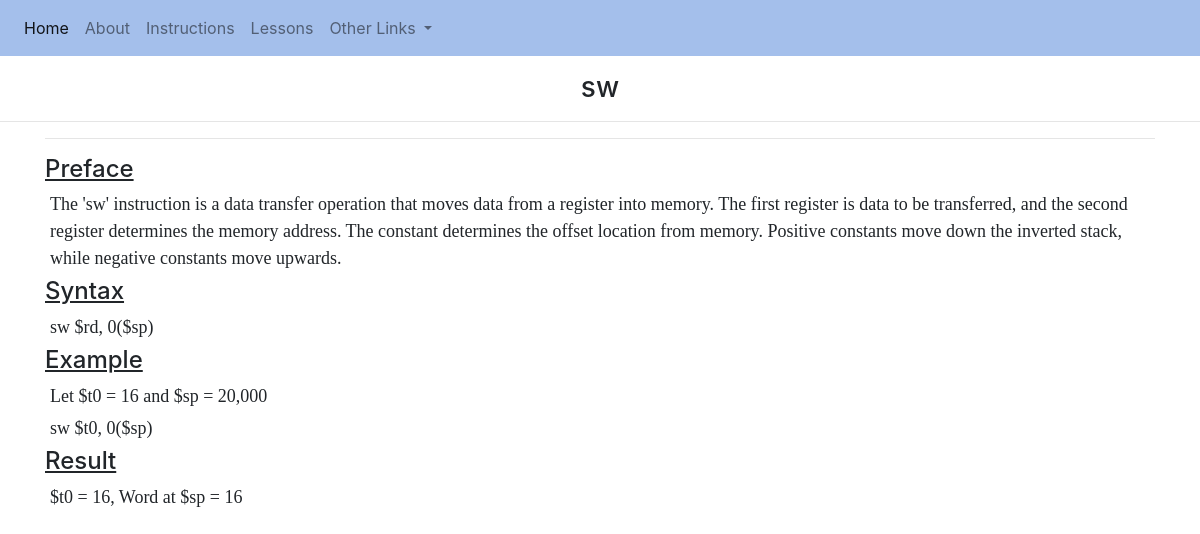
/instruction/sw, run on the app's committed database.
### mips/models.py (models this page shows)
class InstructionParagraph(models.Model):
	instruction = models.ForeignKey(Instruction, on_delete=models.CASCADE)
	paragraph = models.TextField()
	paragraph_types = [('Preface', 'Preface'), ('Syntax', 'Syntax'), ('Example', 'Example'), ('Result', 'Result')]
	paragraph_type = models.CharField(max_length =50, choices=paragraph_types, default='Preface')
	ordering = models.IntegerField(default=0)
	class Meta:
		verbose_name = "Instruction Paragraph"
		verbose_name_plural = "Instruction Paragraphs"

### mips/views.py (the view)
# urls.py: path('instruction/<str:instruction_name>', instruction, name="instruction"),
def instruction(request, instruction_name='slug_not_found'):
	paragraph_dict, image_dict, object_dict = grab_instruction_data(instruction_name)
	instruction_paragraphs = convert_ordered_dict_to_list(paragraph_dict)
	paragraph_objects = convert_ordered_dict_to_list(object_dict)
	context = {
	"instruction_name": instruction_name,
	'instruction_paragraphs': instruction_paragraphs,
	'image_dict': image_dict,
	'paragraph_objects': paragraph_objects
	}
	return render(request, "mips/instruction-general.html", context)

### mips/views.py (called while the page is built)
def grab_instruction_data(instruction_name):
	paragraph_dict = {}
	image_dict = {}
	object_dict = {}
	instruction_obj = get_object_or_404(Instruction, instruction_name=instruction_name)
	instruction_paragraph_query = InstructionParagraph.objects.filter(instruction=instruction_obj)
	instruction_image_query = InstructionImage.objects.filter(instruction=instruction_obj)
	for instruction_paragraph in instruction_paragraph_query:
		paragraph_dict[instruction_paragraph.ordering] = instruction_paragraph.paragraph
		object_dict[instruction_paragraph.ordering] = instruction_paragraph
	for instruction_image in instruction_image_query:
		image_dict[instruction_image.ordering] = instruction_image.filepath
	return paragraph_dict, image_dict, object_dict

def convert_ordered_dict_to_list(ordered_dict):
	resulting_list = []
	counter = 0
	while counter < len(ordered_dict.keys()):
		if counter not in ordered_dict.keys():
			break
		resulting_list.append(ordered_dict[counter])
		counter += 1
	return resulting_list

### mips/templates/mips/instruction-general.html (shortened to what this page needs)
{% load static %}
<html>
<head>
	<link rel="stylesheet" href="https://stackpath.bootstrapcdn.com/bootstrap/4.3.1/css/bootstrap.min.css">
	<link rel="stylesheet" href="{% static 'mips/css/css.css' %}">
</head>
<body>
	{% include 'mips/navigation.html' %}
	<h3 class="text-center offset-top">{{instruction_name}}</h3>
	<hr>
	<article>
	<div class="container">
	<hr>
	<div class="row">
		<div class="col-lg-12 col-md-12 col-sm-12 col-xs-12">
		<h4><u>Preface</u></h4>
		{% for paragraph in paragraph_objects %}
			{% if paragraph.paragraph_type == "Preface" %}
				<p class="instruction-p" id="">{{paragraph.paragraph}}</p>
			{% endif %}
		{% endfor %}
		<h4><u>Syntax</u></h4>
		{% for paragraph in paragraph_objects %}
			{% if paragraph.paragraph_type == "Syntax" %}
				<p class="instruction-p" id="">{{paragraph.paragraph}}</p>
			{% endif %}
		{% endfor %}
		<h4><u>Example</u></h4>
		{% for paragraph in paragraph_objects %}
			{% if paragraph.paragraph_type == "Example" %}
				<p class="instruction-p" id="">{{paragraph.paragraph}}</p>
			{% endif %}
		{% endfor %}
		<h4><u>Result</u></h4>
		{% for paragraph in paragraph_objects %}
			{% if paragraph.paragraph_type == "Result" %}
				<p class="instruction-p" id="">{{paragraph.paragraph}}</p>
			{% endif %}
		{% endfor %}
		</div>
	</div>
	</div>
	</article>
</body>
</html>

### mips/static/mips/css/css.css (style rules this page uses)
.instruction-p { font-family: "Times New Roman"; font-size: 18px; margin: 5px; }
.offset-top { margin-top: 15px; }

### data on the page
InstructionParagraph: paragraph "The 'sw' instruction is a data transfer operation that moves data from a register into memory. The first register is data to be transferred, and the second register determines the memory address. The constant determines the offset location from memory. Positive constants move down the inverted stack, while negative constants move upwards."
InstructionParagraph: paragraph "sw $rd, 0($sp)"
InstructionParagraph: paragraph "Let $t0 = 16 and $sp = 20,000"
InstructionParagraph: paragraph "sw $t0, 0($sp)"
InstructionParagraph: paragraph "$t0 = 16, Word at $sp = 16"

### other printed values
{{ instruction_name }} "sw"
